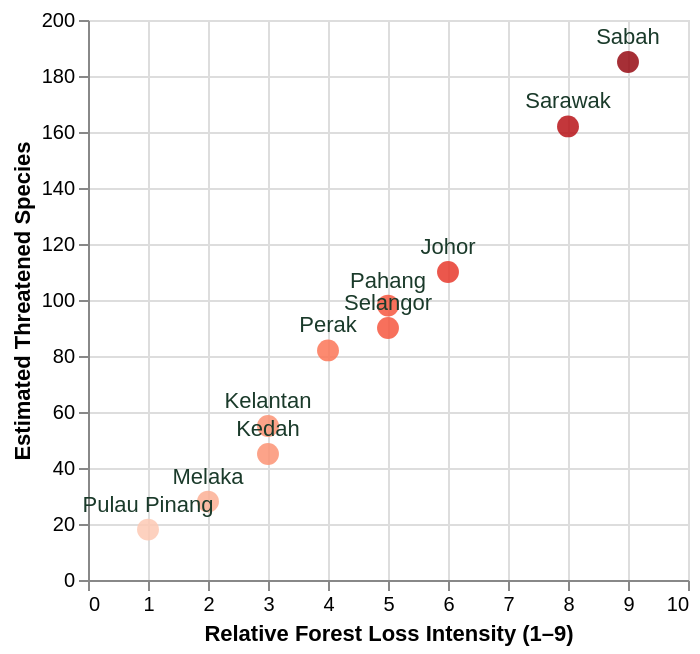

Describe this chart as a Vega-Lite specification.
### Vega-Lite specification from a JSON file in a GitHub repository (floating-point values rounded to 4 significant figures)
{"$schema": "https://vega.github.io/schema/vega-lite/v5.json", "description": "Relationship between relative forest loss intensity and estimated number of threatened species per Malaysian state. Sources: Global Forest Watch 2024; IUCN Red List 2024.", "data": {"values": [{"state": "Sabah", "forest_loss": 9, "threatened": 185}, {"state": "Sarawak", "forest_loss": 8, "threatened": 162}, {"state": "Johor", "forest_loss": 6, "threatened": 110}, {"state": "Pahang", "forest_loss": 5, "threatened": 98}, {"state": "Selangor", "forest_loss": 5, "threatened": 90}, {"state": "Perak", "forest_loss": 4, "threatened": 82}, {"state": "Kelantan", "forest_loss": 3, "threatened": 55}, {"state": "Kedah", "forest_loss": 3, "threatened": 45}, {"state": "Melaka", "forest_loss": 2, "threatened": 28}, {"state": "Pulau Pinang", "forest_loss": 1, "threatened": 18}]}, "width": "container", "height": 280, "layer": [{"mark": {"type": "point", "filled": true, "opacity": 0.85, "size": 120}, "encoding": {"x": {"field": "forest_loss", "type": "quantitative", "axis": {"title": "Relative Forest Loss Intensity (1–9)"}, "scale": {"domain": [0, 10]}}, "y": {"field": "threatened", "type": "quantitative", "axis": {"title": "Estimated Threatened Species"}}, "color": {"field": "forest_loss", "type": "quantitative", "scale": {"scheme": "reds"}, "legend": null}, "tooltip": [{"field": "state"}, {"field": "forest_loss", "title": "Forest Loss Index"}, {"field": "threatened", "title": "Threatened Species"}]}}, {"mark": {"type": "text", "dy": -12, "fontSize": 11, "color": "#1a3a2a"}, "encoding": {"x": {"field": "forest_loss", "type": "quantitative"}, "y": {"field": "threatened", "type": "quantitative"}, "text": {"field": "state"}}}]}
